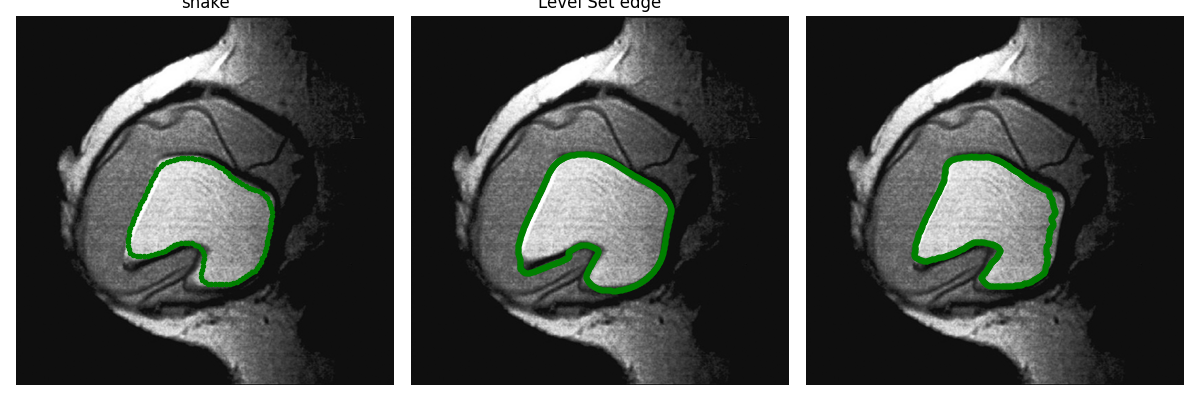

Write the Python code that produced this figure.
import os
import numpy as np
import matplotlib.pyplot as plt
from scipy.ndimage import convolve
from skimage.io import imread
from skimage.util import img_as_float
import scipy.io as sio

from libDIP.intScaling4e import intScaling4e
from libDIP.snakeMap4e import snakeMap4e
from libDIP.snakeForce4e import snakeForce4e
from libDIP.snakeIterate4e import snakeIterate4e
from libDIP.snakeReparam4e import snakeReparam4e
from libDIP.levelSetFunction4e import levelSetFunction4e
from libDIP.levelSetForce4e import levelSetForce4e
from libDIP.levelSetIterate4e import levelSetIterate4e
from libDIP.levelSetReInit4e import levelSetReInit4e

from libDIPUM.gaussKernel4e import gaussKernel4e
from libDIPUM.coord2mask import coord2mask
from libDIPUM.contourc import contourc
from libDIPUM.curve_display import curve_display
from libDIPUM.curve_manual_input import curve_manual_input
from libDIPUM.snake_display import snake_display
from libDIPUM.data_path import dip_data

# Data
img_path = dip_data('breast-implant.tif')
f = img_as_float(imread(img_path))
if f.ndim == 3:
    f = f[..., 0]
M, N = f.shape

# (1) Snake part (gvf)
T = 0.005
Sig = 11
NSig = 5
Alpha = 10 * 0.05
Beta = 0.5
Gamma = 5

t = np.arange(0, 2 * np.pi + 1e-12, 0.05)
xi = 300 + 70 * np.cos(t)
yi = 360 + 90 * np.sin(t)

# Close the snake
xi = np.append(xi, xi[0])
yi = np.append(yi, yi[0])

# Edge map
emap = snakeMap4e(f, T, Sig, NSig, 'both')
emap = img_as_float(intScaling4e(emap))

# Snake force
FTx, FTy = snakeForce4e(emap, 'gvf', 0.2, 160)
mag = np.sqrt(FTx**2 + FTy**2)
FTx = FTx / (mag + 1e-10)
FTy = FTy / (mag + 1e-10)

# Process
x = xi.copy()
y = yi.copy()
for _ in range(80):
    x, y = snakeIterate4e(Alpha, Beta, Gamma, x, y, 1, FTx, FTy)
    x, y = snakeReparam4e(x, y)
xSnake, ySnake = snakeReparam4e(x, y)

# (2) Level Set (Edge based)
n = 21
sig = 5
NIter = 1500

if os.path.exists('Figure1124.mat'):
    mat = sio.loadmat('Figure1124.mat')
    # Keep same convention as Figure1124.py in this project
    x_ls = np.asarray(mat['y']).squeeze()
    y_ls = np.asarray(mat['x']).squeeze()
else:
    x_ls, y_ls, vx, vy = curve_manual_input(f, 200, 'g.')
    sio.savemat('Figure1124.mat', {'x': x_ls, 'y': y_ls, 'vx': vx, 'vy': vy})

binmask = coord2mask(M, N, x_ls, y_ls)
phi0 = levelSetFunction4e('mask', binmask)

G = gaussKernel4e(n, sig)
fsmooth = convolve(f, G, mode='nearest')

W = levelSetForce4e('gradient', [fsmooth, 1, 50])
T = (np.max(W) + np.min(W)) / 2.0
WBin = W > T

phi = phi0.copy()
C = 0.5
for I in range(1, NIter + 1):
    F = levelSetForce4e('geodesic', [phi, C, WBin])
    phi = levelSetIterate4e(phi, F)
    if I % 5 == 0:
        phi = levelSetReInit4e(phi, 5, 0.5)
cLevelSetEdge = contourc(phi, [0, 0])

# (3) Level Set (Region based) Chan-Vese
mu = 0.5
nu = 0
lambda1 = 1
lambda2 = 1

y1, x1 = np.meshgrid(np.arange(1, N + 1), np.arange(1, M + 1))
center = [330, 350]
r = 30
phi0 = np.sqrt((x1 - center[0])**2 + (y1 - center[1])**2) - r

phi = phi0.copy()
for I in range(1, 800 + 1):
    F = levelSetForce4e('regioncurve', [f, phi, mu, nu, lambda1, lambda2], ['Fn', 'Cn'])
    phi = levelSetIterate4e(phi, F)
    if I % 5 == 0:
        phi = levelSetReInit4e(phi, 5, 0.5)
cLevelSetRegion = contourc(phi, [0, 0])

# Display
plt.figure(figsize=(12, 4))

plt.subplot(1, 3, 1)
plt.imshow(f, cmap='gray')
plt.axis('off')
snake_display(xSnake, ySnake, 'g.')
plt.title('snake')

plt.subplot(1, 3, 2)
plt.imshow(f, cmap='gray')
plt.axis('off')
plt.title('Level Set edge')
curve_display(cLevelSetEdge[1, :], cLevelSetEdge[0, :], 'g.')

plt.subplot(1, 3, 3)
plt.imshow(f, cmap='gray')
plt.axis('off')
curve_display(cLevelSetRegion[1, :], cLevelSetRegion[0, :], 'g.')

plt.tight_layout()
plt.savefig('Figure1136.png')
plt.show()
